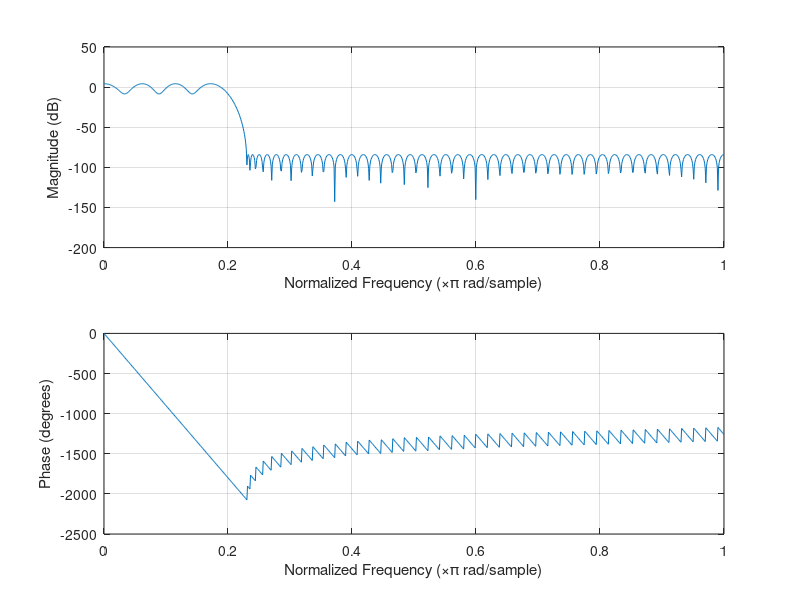

Here is the MATLAB script that generated this plot:
% FIR Lowpass Filter Design using firpm

N     = 100;   % Filter Order
Fpass = 0.2;   % Passband Frequency (normalized)
Fstop = 0.23;  % Stopband Frequency (normalized)
Astop = 80;    % Stopband Attenuation (dB)

% Frequency and amplitude vectors
f = [0 Fpass Fstop 1];  % Normalized frequencies
a = [1 1 0 0];          % Desired amplitude response

% Weight vector to control ripple
w = [1 10^(Astop/20)];  % Passband weight = 1, stopband weight = large

% Design the FIR filter
b = firpm(N, f, a, w);

% Plot frequency response
freqz(b, 1, 1024);

% Display filter coefficients
disp('FIR Lowpass Filter Coefficients:');
disp(b);